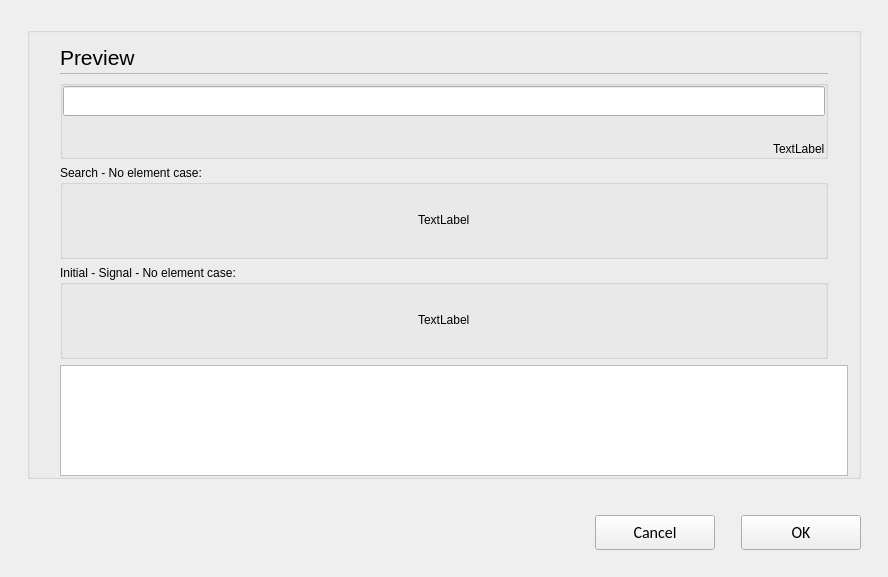
<?xml version="1.0" encoding="UTF-8"?>
<ui version="4.0">
 <class>C_SdBueCoAddSignalsDialog</class>
 <widget class="QWidget" name="C_SdBueCoAddSignalsDialog">
  <property name="geometry">
   <rect>
    <x>0</x>
    <y>0</y>
    <width>888</width>
    <height>577</height>
   </rect>
  </property>
  <property name="windowTitle">
   <string>C_SdBueCoAddSignalsDialog</string>
  </property>
  <layout class="QVBoxLayout" name="verticalLayout">
   <property name="leftMargin">
    <number>27</number>
   </property>
   <property name="topMargin">
    <number>27</number>
   </property>
   <property name="rightMargin">
    <number>27</number>
   </property>
   <property name="bottomMargin">
    <number>0</number>
   </property>
   <item>
    <widget class="stw::opensyde_gui_elements::C_OgeGbx" name="pc_GroupBoxGeneral_5">
     <property name="title">
      <string/>
     </property>
     <layout class="QVBoxLayout" name="verticalLayout_6">
      <property name="leftMargin">
       <number>30</number>
      </property>
      <property name="rightMargin">
       <number>0</number>
      </property>
      <property name="bottomMargin">
       <number>0</number>
      </property>
      <item>
       <layout class="QVBoxLayout" name="verticalLayout_2" stretch="0,0,0,0">
        <property name="rightMargin">
         <number>30</number>
        </property>
        <item>
         <layout class="QVBoxLayout" name="verticalLayout_3" stretch="0,0">
          <property name="spacing">
           <number>0</number>
          </property>
          <item>
           <layout class="QHBoxLayout" name="horizontalLayout_7" stretch="0,1">
            <property name="spacing">
             <number>6</number>
            </property>
            <item>
             <widget class="stw::opensyde_gui_elements::C_OgeLabHeadingGroupBold" name="pc_LabelHeadingPreview">
              <property name="minimumSize">
               <size>
                <width>0</width>
                <height>30</height>
               </size>
              </property>
              <property name="maximumSize">
               <size>
                <width>16777215</width>
                <height>30</height>
               </size>
              </property>
              <property name="font">
               <font>
                <family>Segoe UI</family>
                <pointsize>16</pointsize>
               </font>
              </property>
              <property name="text">
               <string>Preview</string>
              </property>
             </widget>
            </item>
            <item>
             <spacer name="horizontalSpacer_10">
              <property name="orientation">
               <enum>Qt::Horizontal</enum>
              </property>
              <property name="sizeType">
               <enum>QSizePolicy::MinimumExpanding</enum>
              </property>
              <property name="sizeHint" stdset="0">
               <size>
                <width>40</width>
                <height>1</height>
               </size>
              </property>
             </spacer>
            </item>
           </layout>
          </item>
          <item>
           <layout class="QHBoxLayout" name="horizontalLayout_20" stretch="0">
            <property name="spacing">
             <number>0</number>
            </property>
            <property name="topMargin">
             <number>1</number>
            </property>
            <property name="rightMargin">
             <number>0</number>
            </property>
            <property name="bottomMargin">
             <number>0</number>
            </property>
            <item>
             <widget class="stw::opensyde_gui_elements::C_OgeFraSeparator" name="pc_Frame_3">
              <property name="minimumSize">
               <size>
                <width>0</width>
                <height>1</height>
               </size>
              </property>
              <property name="maximumSize">
               <size>
                <width>16777215</width>
                <height>1</height>
               </size>
              </property>
              <property name="frameShape">
               <enum>QFrame::StyledPanel</enum>
              </property>
              <property name="frameShadow">
               <enum>QFrame::Raised</enum>
              </property>
             </widget>
            </item>
           </layout>
          </item>
         </layout>
        </item>
        <item>
         <widget class="stw::opensyde_gui_elements::C_OgeGbxTransparent" name="groupBox">
          <layout class="QVBoxLayout" name="verticalLayout_4">
           <property name="leftMargin">
            <number>0</number>
           </property>
           <property name="topMargin">
            <number>0</number>
           </property>
           <property name="rightMargin">
            <number>0</number>
           </property>
           <property name="bottomMargin">
            <number>0</number>
           </property>
           <item>
            <widget class="stw::opensyde_gui_elements::C_OgeLeProperties" name="pc_LineEditSearch">
             <property name="minimumSize">
              <size>
               <width>0</width>
               <height>30</height>
              </size>
             </property>
             <property name="maximumSize">
              <size>
               <width>16777215</width>
               <height>30</height>
              </size>
             </property>
            </widget>
           </item>
           <item>
            <layout class="QHBoxLayout" name="horizontalLayout">
             <property name="topMargin">
              <number>20</number>
             </property>
             <item>
              <spacer name="horizontalSpacer_2">
               <property name="orientation">
                <enum>Qt::Horizontal</enum>
               </property>
               <property name="sizeHint" stdset="0">
                <size>
                 <width>1</width>
                 <height>10</height>
                </size>
               </property>
              </spacer>
             </item>
             <item>
              <widget class="stw::opensyde_gui_elements::C_OgeLabGroupItem" name="pc_LabelSelection">
               <property name="text">
                <string>TextLabel</string>
               </property>
              </widget>
             </item>
            </layout>
           </item>
          </layout>
         </widget>
        </item>
        <item>
         <widget class="stw::opensyde_gui_elements::C_OgeGbxTransparent" name="pc_GroupBoxSearchNoElementsFound">
          <property name="title">
           <string>Search - No element case:</string>
          </property>
          <layout class="QHBoxLayout" name="horizontalLayout_2">
           <item>
            <spacer name="horizontalSpacer_3">
             <property name="orientation">
              <enum>Qt::Horizontal</enum>
             </property>
             <property name="sizeHint" stdset="0">
              <size>
               <width>259</width>
               <height>20</height>
              </size>
             </property>
            </spacer>
           </item>
           <item>
            <layout class="QVBoxLayout" name="verticalLayout_5">
             <item>
              <spacer name="verticalSpacer">
               <property name="orientation">
                <enum>Qt::Vertical</enum>
               </property>
               <property name="sizeHint" stdset="0">
                <size>
                 <width>20</width>
                 <height>40</height>
                </size>
               </property>
              </spacer>
             </item>
             <item>
              <widget class="stw::opensyde_gui_elements::C_OgeLabGroupItem" name="pc_LabelSearchNoElementsFound">
               <property name="text">
                <string>TextLabel</string>
               </property>
              </widget>
             </item>
             <item>
              <spacer name="verticalSpacer_2">
               <property name="orientation">
                <enum>Qt::Vertical</enum>
               </property>
               <property name="sizeHint" stdset="0">
                <size>
                 <width>20</width>
                 <height>40</height>
                </size>
               </property>
              </spacer>
             </item>
            </layout>
           </item>
           <item>
            <spacer name="horizontalSpacer_4">
             <property name="orientation">
              <enum>Qt::Horizontal</enum>
             </property>
             <property name="sizeHint" stdset="0">
              <size>
               <width>259</width>
               <height>20</height>
              </size>
             </property>
            </spacer>
           </item>
          </layout>
         </widget>
        </item>
        <item>
         <widget class="stw::opensyde_gui_elements::C_OgeGbxTransparent" name="pc_GroupBoxInitialSignalNoElements">
          <property name="title">
           <string>Initial - Signal - No element case:</string>
          </property>
          <layout class="QHBoxLayout" name="horizontalLayout_3">
           <item>
            <spacer name="horizontalSpacer_5">
             <property name="orientation">
              <enum>Qt::Horizontal</enum>
             </property>
             <property name="sizeHint" stdset="0">
              <size>
               <width>259</width>
               <height>20</height>
              </size>
             </property>
            </spacer>
           </item>
           <item>
            <layout class="QVBoxLayout" name="verticalLayout_7">
             <item>
              <spacer name="verticalSpacer_4">
               <property name="orientation">
                <enum>Qt::Vertical</enum>
               </property>
               <property name="sizeHint" stdset="0">
                <size>
                 <width>20</width>
                 <height>40</height>
                </size>
               </property>
              </spacer>
             </item>
             <item>
              <widget class="stw::opensyde_gui_elements::C_OgeLabGroupItem" name="pc_LabelInitialSignalNoElements">
               <property name="text">
                <string>TextLabel</string>
               </property>
              </widget>
             </item>
             <item>
              <spacer name="verticalSpacer_3">
               <property name="orientation">
                <enum>Qt::Vertical</enum>
               </property>
               <property name="sizeHint" stdset="0">
                <size>
                 <width>20</width>
                 <height>40</height>
                </size>
               </property>
              </spacer>
             </item>
            </layout>
           </item>
           <item>
            <spacer name="horizontalSpacer_6">
             <property name="orientation">
              <enum>Qt::Horizontal</enum>
             </property>
             <property name="sizeHint" stdset="0">
              <size>
               <width>259</width>
               <height>20</height>
              </size>
             </property>
            </spacer>
           </item>
          </layout>
         </widget>
        </item>
       </layout>
      </item>
      <item>
       <layout class="QVBoxLayout" name="verticalLayout_9">
        <property name="topMargin">
         <number>0</number>
        </property>
        <property name="rightMargin">
         <number>10</number>
        </property>
        <property name="bottomMargin">
         <number>0</number>
        </property>
        <item>
         <widget class="stw::opensyde_gui::C_SdBueCoAddSignalsView" name="pc_TreeView"/>
        </item>
       </layout>
      </item>
     </layout>
    </widget>
   </item>
   <item>
    <spacer name="pc_VerticalSpacerButtonsObove">
     <property name="orientation">
      <enum>Qt::Vertical</enum>
     </property>
     <property name="sizeType">
      <enum>QSizePolicy::Fixed</enum>
     </property>
     <property name="sizeHint" stdset="0">
      <size>
       <width>20</width>
       <height>30</height>
      </size>
     </property>
    </spacer>
   </item>
   <item>
    <layout class="QHBoxLayout" name="horizontalLayout_22">
     <item>
      <spacer name="horizontalSpacer_9">
       <property name="orientation">
        <enum>Qt::Horizontal</enum>
       </property>
       <property name="sizeHint" stdset="0">
        <size>
         <width>40</width>
         <height>20</height>
        </size>
       </property>
      </spacer>
     </item>
     <item>
      <widget class="stw::opensyde_gui_elements::C_OgePubCancel" name="pc_PushButtonCancel">
       <property name="minimumSize">
        <size>
         <width>120</width>
         <height>35</height>
        </size>
       </property>
       <property name="maximumSize">
        <size>
         <width>120</width>
         <height>35</height>
        </size>
       </property>
       <property name="font">
        <font>
         <family>Calibri</family>
         <pointsize>12</pointsize>
        </font>
       </property>
       <property name="text">
        <string>Cancel</string>
       </property>
      </widget>
     </item>
     <item>
      <spacer name="horizontalSpacer">
       <property name="orientation">
        <enum>Qt::Horizontal</enum>
       </property>
       <property name="sizeType">
        <enum>QSizePolicy::Fixed</enum>
       </property>
       <property name="sizeHint" stdset="0">
        <size>
         <width>20</width>
         <height>20</height>
        </size>
       </property>
      </spacer>
     </item>
     <item>
      <widget class="stw::opensyde_gui_elements::C_OgePubDialog" name="pc_PushButtonOk">
       <property name="minimumSize">
        <size>
         <width>120</width>
         <height>35</height>
        </size>
       </property>
       <property name="maximumSize">
        <size>
         <width>120</width>
         <height>35</height>
        </size>
       </property>
       <property name="font">
        <font>
         <family>Calibri</family>
         <pointsize>12</pointsize>
        </font>
       </property>
       <property name="text">
        <string>OK</string>
       </property>
      </widget>
     </item>
    </layout>
   </item>
   <item>
    <spacer name="verticalSpacer_7">
     <property name="orientation">
      <enum>Qt::Vertical</enum>
     </property>
     <property name="sizeType">
      <enum>QSizePolicy::Fixed</enum>
     </property>
     <property name="sizeHint" stdset="0">
      <size>
       <width>20</width>
       <height>27</height>
      </size>
     </property>
    </spacer>
   </item>
  </layout>
 </widget>
 <customwidgets>
  <customwidget>
   <class>stw::opensyde_gui_elements::C_OgeFraSeparator</class>
   <extends>QFrame</extends>
   <header>C_OgeFraSeparator.hpp</header>
   <container>1</container>
  </customwidget>
  <customwidget>
   <class>stw::opensyde_gui_elements::C_OgeLabHeadingGroupBold</class>
   <extends>QLabel</extends>
   <header>C_OgeLabHeadingGroupBold.hpp</header>
  </customwidget>
  <customwidget>
   <class>stw::opensyde_gui_elements::C_OgeLabGroupItem</class>
   <extends>QLabel</extends>
   <header>C_OgeLabGroupItem.hpp</header>
  </customwidget>
  <customwidget>
   <class>stw::opensyde_gui_elements::C_OgeGbxTransparent</class>
   <extends>QGroupBox</extends>
   <header>C_OgeGbxTransparent.hpp</header>
   <container>1</container>
  </customwidget>
  <customwidget>
   <class>stw::opensyde_gui_elements::C_OgePubDialog</class>
   <extends>QPushButton</extends>
   <header>C_OgePubDialog.hpp</header>
  </customwidget>
  <customwidget>
   <class>stw::opensyde_gui_elements::C_OgeGbx</class>
   <extends>QGroupBox</extends>
   <header>C_OgeGbx.hpp</header>
   <container>1</container>
  </customwidget>
  <customwidget>
   <class>stw::opensyde_gui_elements::C_OgePubCancel</class>
   <extends>QPushButton</extends>
   <header>C_OgePubCancel.hpp</header>
  </customwidget>
  <customwidget>
   <class>stw::opensyde_gui_elements::C_OgeLeProperties</class>
   <extends>QLineEdit</extends>
   <header>C_OgeLeProperties.hpp</header>
  </customwidget>
  <customwidget>
   <class>stw::opensyde_gui::C_SdBueCoAddSignalsView</class>
   <extends>QTreeView</extends>
   <header>C_SdBueCoAddSignalsView.hpp</header>
  </customwidget>
 </customwidgets>
 <resources/>
 <connections/>
</ui>
